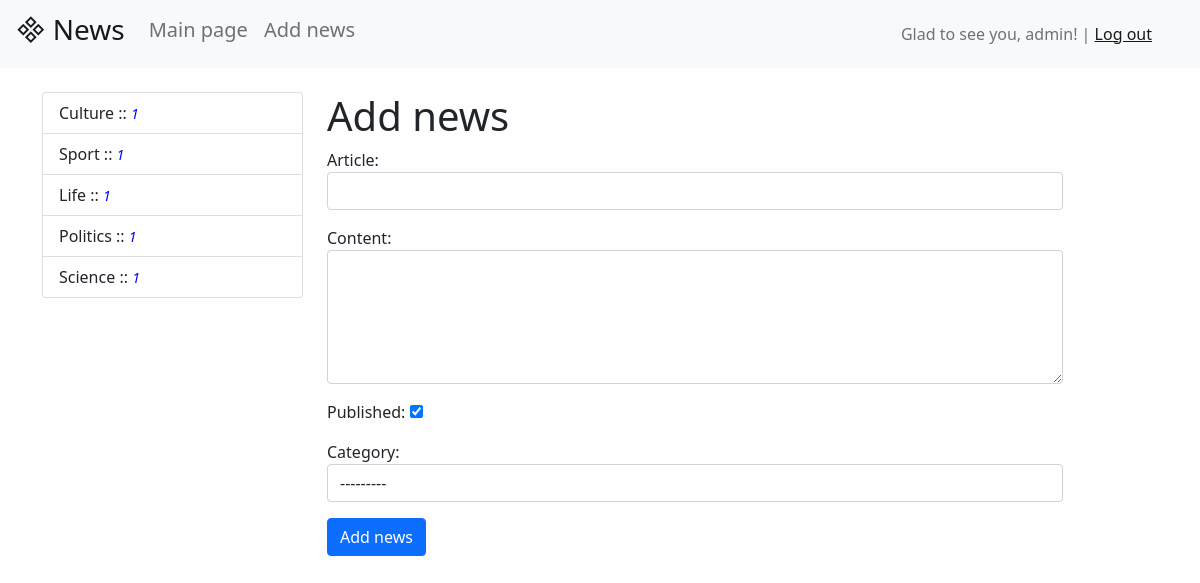
The page /news/add_news/ (signed in) on the database its author committed.
### news/models.py (models this page shows)
class Category(models.Model):
    title = models.CharField(max_length=150, db_index=True, verbose_name='Category')
    def get_absolute_url(self):
        return reverse('category', kwargs={"category_id": self.pk})
    def __str__(self):
        return self.title
    class Meta:
        verbose_name = 'Category'
        verbose_name_plural = 'Categories'
        ordering = ['id']

### news/views.py (the view)
# urls.py: path('news/add_news/', CreateNews.as_view(), name='add_news'),
class CreateNews(LoginRequiredMixin, CreateView):
    form_class = NewsForm
    template_name = 'news/add_news.html'
    login_url = '/admin/'

### news/forms.py (shortened to what this page needs)
class NewsForm(forms.ModelForm):
    class Meta:
        model = News
        fields = ['title', 'content', 'is_published', 'category']
        widgets = {
            'title': forms.TextInput(attrs={'class': 'form-control'}),
            'content': forms.Textarea(attrs={'class': 'form-control', 'rows': 5}),
            'category': forms.Select(attrs={'class': 'form-control'})
        }

### news/templatetags/news_tags.py (called while the page is built)
@register.inclusion_tag('news/list_categories.html')
def show_categories(arg1='Hello', arg2='world'):
    cats = Category.objects.annotate(cnt=Count('news', filter=F('news__is_published'))).filter(cnt__gt=0)
    return {'cats': cats, 'arg1': arg1, 'arg2': arg2}

### news/templates/news/add_news.html (shortened to what this page needs)
{% extends 'base.html' %}
{% block sidebar %}
{% include 'inc/_sidebar.html' %}
{% endblock %}
{% block content %}
<h1>Add news</h1>
<form action="{% url 'add_news' %}" method='POST'>
    {{ form.as_p }}
    <button type="submit" class="btn btn-primary btn-block">Add news</button>
</form>
{% endblock %}

### templates/inc/_nav.html (shortened to what this page needs)
<nav class="navbar navbar-expand-lg navbar-light bg-light pl-3">
    <a class="navbar-brand ml-3 mr-3" href="{% url 'home' %}"><h3> News</h3></a>
    <div class="collapse navbar-collapse" id="navbarSupportedContent">
        <ul class="navbar-nav me-auto mb-0 mb-lg-0 ml-5">
            <li class="nav-item"><a class="nav-link" href="{% url 'home' %}"><h5>Main page</h5></a></li>
            {% if request.user.is_authenticated %}
            <li class="nav-item"><a class="nav-link" href="{% url 'add_news' %}"><h5>Add news</h5></a></li>
            {% endif %}
        </ul>
        <span class="navbar-text me-5">
            {% if request.user.is_authenticated %}
            Glad to see you, {{ user.username }}! | <a href="{% url 'logout' %}">Log out</a>
            {% else %}
            <a href="{% url 'register' %}">Register</a> | <a href="{% url 'login' %}">Log in</a>
            {% endif %}
        </span>
    </div>
</nav>

### news/templates/news/list_categories.html
<div class="list-group">
    {% for i in cats %}
    <a href="{{ i.get_absolute_url }}" class="list-group-item list-group-item-action">{{ i.title }} ::
        <font color="blue"><small><i>{{ i.cnt }}</i></small></font>
    </a>
    {% endfor %}
</div>

### mysite/static/css/style.css (style rules this page uses)
body { background-color: #fefefe; }
.navbar-brand { margin-left: 1rem; }

### rows shown on the page
Category: title "Culture", cnt "1"
Category: title "Sport", cnt "1"
Category: title "Life", cnt "1"
Category: title "Politics", cnt "1"
Category: title "Science", cnt "1"

### other values the page prints
{{ user.username }} "admin"
